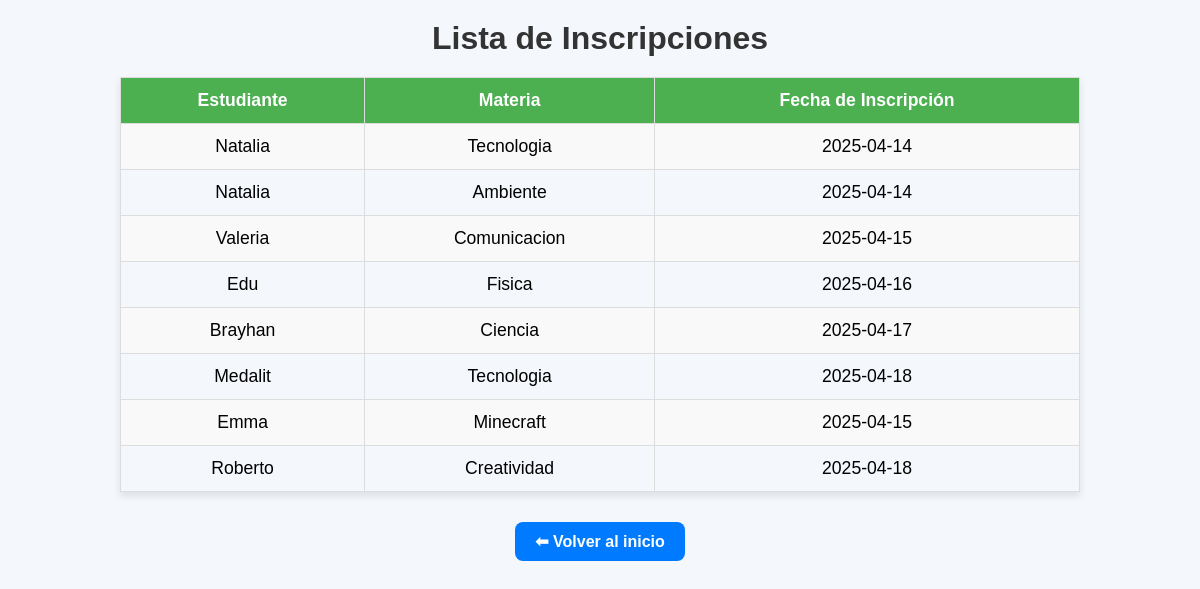
The app's page /ver_inscripciones.php with its own data.
### tables this page shows
CREATE TABLE `inscripcion` (
  `estudiante_id` int(11) NOT NULL,
  `materia_codigo` int(11) NOT NULL,
  `fecha_inscripcion` date NOT NULL
);

CREATE TABLE `estudiante` (
  `ID` int(11) NOT NULL,
  `nombre` varchar(100) NOT NULL,
  `curso` varchar(50) NOT NULL
);

CREATE TABLE `materia` (
  `codigo` int(11) NOT NULL,
  `nombre` varchar(100) NOT NULL
);

### ver_inscripciones.php (the view, shortened to what this page needs)
<?php
include 'config.php';
try {
    $sql = "SELECT e.nombre AS estudiante, m.nombre AS materia, i.fecha_inscripcion
            FROM Inscripcion i
            JOIN Estudiante e ON i.estudiante_id = e.ID
            JOIN Materia m ON i.materia_codigo = m.codigo";
    $inscripciones = $pdo->query($sql)->fetchAll();
} catch (PDOException $e) {
    die("Error al obtener las inscripciones: " . $e->getMessage());
}
?>
<!DOCTYPE html>
<html lang="es">
<head>
</head>
<body>
    <h1>Lista de Inscripciones</h1>
    <?php if (count($inscripciones) > 0): ?>
        <table>
            <tr>
                <th>Estudiante</th>
                <th>Materia</th>
                <th>Fecha de Inscripción</th>
            </tr>
            <?php foreach ($inscripciones as $inscripcion): ?>
                <tr>
                    <td><?= htmlspecialchars($inscripcion['estudiante']) ?></td>
                    <td><?= htmlspecialchars($inscripcion['materia']) ?></td>
                    <td><?= htmlspecialchars($inscripcion['fecha_inscripcion']) ?></td>
                </tr>
            <?php endforeach; ?>
        </table>
    <?php else: ?>
        <div class="mensaje">No hay inscripciones registradas.</div>
    <?php endif; ?>
    <a href="index.php" class="btn-volver">⬅ Volver al inicio</a>
</body>
</html>

### ver_inscripciones.php (style rules this page uses)
body { font-family: 'Arial', sans-serif; background-color: #f4f7fc; margin: 0; padding: 0; }
h1 { text-align: center; margin: 20px 0; color: #333; }
table { width: 80%; margin: 20px auto; border-collapse: collapse; box-shadow: 0 4px 8px rgba(0, 0, 0, 0.1); }
th, td { padding: 12px; text-align: center; font-size: 1.1rem; border: 1px solid #ddd; }
th { background-color: #4CAF50; color: white; }
tr:nth-child(even) { background-color: #f9f9f9; }
.btn-volver { display: block; width: fit-content; margin: 30px auto; padding: 10px 20px; background-color: #007bff; color: white; border: none; border-radius: 8px; font-size: 16px; font-weight: bold; text-decoration: none; transition: background 0.3s; }

### records on screen
inscripcion: estudiante.nombre "Natalia", materia_codigo.nombre "Tecnologia", fecha_inscripcion "2025-04-14"
inscripcion: estudiante.nombre "Natalia", materia_codigo.nombre "Ambiente", fecha_inscripcion "2025-04-14"
inscripcion: estudiante.nombre "Valeria", materia_codigo.nombre "Comunicacion", fecha_inscripcion "2025-04-15"
inscripcion: estudiante.nombre "Edu", materia_codigo.nombre "Fisica", fecha_inscripcion "2025-04-16"
inscripcion: estudiante.nombre "Brayhan", materia_codigo.nombre "Ciencia", fecha_inscripcion "2025-04-17"
inscripcion: estudiante.nombre "Medalit", materia_codigo.nombre "Tecnologia", fecha_inscripcion "2025-04-18"
inscripcion: estudiante.nombre "Emma", materia_codigo.nombre "Minecraft", fecha_inscripcion "2025-04-15"
inscripcion: estudiante.nombre "Roberto", materia_codigo.nombre "Creatividad", fecha_inscripcion "2025-04-18"
